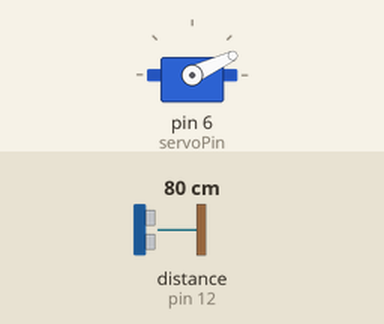
The sketch below on a simulated Arduino Uno, built with avr-gcc and run on an emulated ATmega328P. Shown: servo. Wiring (inferred from the names in the program): ultrasonic range finder: trigger pin 13; echo pin 12. The inputs (shaded band) are chosen by the test bench; at power-on: distance to the obstacle (sensor on pin 12) 80 cm. The echo pulse lasts 58.3 µs per cm.

Above: at 1.2 s.
1.3 s: distance to the obstacle (sensor on pin 12) set to 18 cm
2.8 s: distance to the obstacle (sensor on pin 12) set to 15 cm
At 4.0 s:
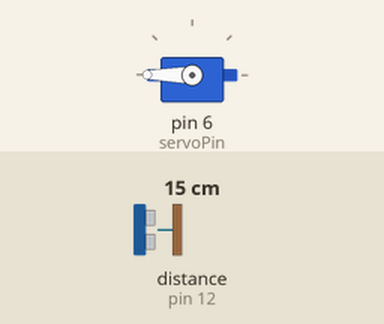
Timing chart, 0 to 9.6 s (numbered marks = the images above; inputs shaded):
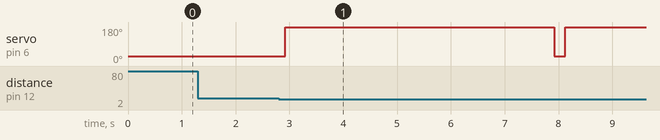

Measured:
- the behaviour switches between 17 and 16 cm on distance to the obstacle (sensor on pin 12) (found by bisection; images 0 and 1)
- after the input at 1.3 s, every drawn part: stays the same
- after the input at 2.8 s, servo on pin 6 (servoPin): 25° → 180° after 0.12 s, → 25° 5.0 s later, → 180° 0.21 s later

The sketch:

code_smart_dustbin.ino
```cpp
#include <Servo.h>

#define trigPin 13
#define echoPin 12
#define servoPin 6

#define OPEN_ANGLE 180
#define CLOSE_ANGLE 25
#define DETECT_DISTANCE 15   // cm

Servo lidServo;

bool lidOpen = false;

// Function to get accurate distance
int getDistance() {
  long total = 0;
  int validReadings = 0;

  for (int i = 0; i < 5; i++) {
    digitalWrite(trigPin, LOW);
    delayMicroseconds(2);

    digitalWrite(trigPin, HIGH);
    delayMicroseconds(10);
    digitalWrite(trigPin, LOW);

    long duration = pulseIn(echoPin, HIGH, 30000); // timeout
    if (duration > 0) {
      int dist = duration * 0.034 / 2;
      total += dist;
      validReadings++;
    }
    delay(20);
  }

  if (validReadings == 0) return 100; // no object
  return total / validReadings;
}

void setup() {
  pinMode(trigPin, OUTPUT);
  pinMode(echoPin, INPUT);

  lidServo.attach(servoPin);
  lidServo.write(CLOSE_ANGLE);  // lid closed
}

void loop() {
  int distance = getDistance();

  // Hand detected & lid closed
  if (distance <= DETECT_DISTANCE && !lidOpen) {
    lidServo.write(OPEN_ANGLE);  // open lid
    lidOpen = true;

    delay(5000);                 // keep open for 5 seconds

    lidServo.write(CLOSE_ANGLE); // close lid
    lidOpen = false;
  }

  delay(100);
}
```
